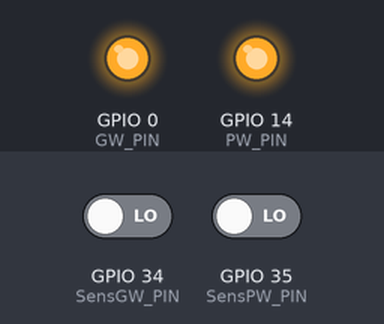
The sketch below on a simulated ESP32. On the bench: output pins drawn as LEDs (lit = HIGH). The inputs (shaded band) are chosen by the test bench; at power-on: GPIO 35 (SensPW_PIN) LOW, GPIO 34 (SensGW_PIN) LOW.

Above: at 1.2 s.
1.3 s: GPIO 35 (SensPW_PIN) driven HIGH
At 1.75 s:
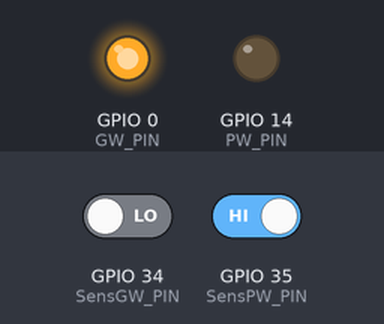
At 2.6 s:
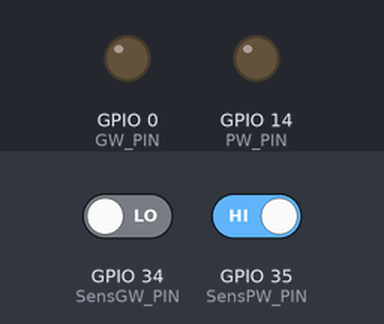
Timing chart, 0 to 4.3 s (numbered marks = the images above; inputs shaded):
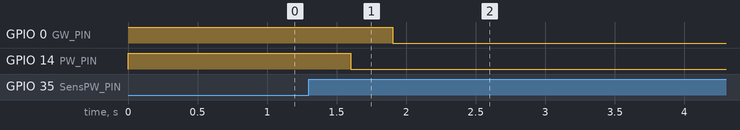

The sketch:

xkc-y25-t12v___.ino
```cpp
//Pащита от дребезга контактов, например при волнах, когда работает насос.
// Текущее состояние сенсора
bool SensGW = false;
// Время начала смены
unsigned long SensorStartChangeGW = 0;
// Защитный интервал между сменами состояния
unsigned long TIMEOUTGW = 300;
// Текущее время
unsigned long CurrentTimeGW = 0;
#define GW_PIN 0
#define SensGW_PIN 34

//Pащита от дребезга контактов, например при волнах, когда работает насос.
// Текущее состояние сенсора
bool SensPW = false;
// Время начала смены
unsigned long SensorStartChangePW = 0;
// Защитный интервал между сменами состояния
unsigned long TIMEOUTPW = 300;
// Текущее время
unsigned long CurrentTimePW = 0;
#define PW_PIN 14
#define SensPW_PIN 35


void setup() {
  // Светодиод это выход
  pinMode(GW_PIN, OUTPUT);
  // Вначале не светим
  digitalWrite(GW_PIN, HIGH);
  // Сенсор это вход
  pinMode(SensGW_PIN, INPUT);

   // Светодиод это выход
  pinMode(PW_PIN, OUTPUT);
  // Вначале не светим
  digitalWrite(PW_PIN, HIGH);
  // Сенсор это вход
  pinMode(SensPW_PIN, INPUT);
}

void loop() {
Serial.begin(115200);
  // Устанавливаем текущее время
  CurrentTimeGW = millis();
  // считываем сенсор
  boolean CurrentStateGW = digitalRead(SensGW_PIN);
  // если текущее состояние сенсора отличается считанного
  if (CurrentStateGW != SensGW) {
    // если отсчет таймера смены состояния не начат, начинаем
    if (SensorStartChangeGW == 0) SensorStartChangeGW = CurrentTimeGW;
    // если новое состояние приняло свое значение за время большее чем время таймаута
    if (CurrentTimeGW - SensorStartChangeGW > TIMEOUTGW) {
        // меняем состояние сенсора
        SensGW=!SensGW;
        // сбрасываем время начала смены состояния
        SensorStartChangeGW = 0;
        // если текущее состояние сенсора 1, то включаем светодиод
        if(SensGW){
          digitalWrite(GW_PIN, HIGH);
        // если текущее состояние сенсора 0, то выключаем светодиод
        }else{
          digitalWrite(GW_PIN, LOW);
        }
    }
  // смена состояния не состоялась, сбрасываем таймер
  }else{
    SensorStartChangeGW = 0;
  };


 // Устанавливаем текущее время
  CurrentTimePW = millis();
  // считываем сенсор
  boolean CurrentStatePW = digitalRead(SensPW_PIN);
  // если текущее состояние сенсора отличается считанного
  if (CurrentStatePW != SensPW) {
    // если отсчет таймера смены состояния не начат, начинаем
    if (SensorStartChangePW == 0) SensorStartChangePW = CurrentTimePW;
    // если новое состояние приняло свое значение за время большее чем время таймаута
    if (CurrentTimePW - SensorStartChangePW > TIMEOUTPW) {
        // меняем состояние сенсора
        SensGW=!SensPW;
        // сбрасываем время начала смены состояния
        SensorStartChangePW = 0;
        // если текущее состояние сенсора 1, то включаем светодиод
        if(SensPW){
          digitalWrite(PW_PIN, HIGH);
        // если текущее состояние сенсора 0, то выключаем светодиод
        }else{
          digitalWrite(PW_PIN, LOW);
        }
    }
  // смена состояния не состоялась, сбрасываем таймер
  }else{
    SensorStartChangeGW = 0;
  };
}
```

q.ino
```cpp
// //Pащита от дребезга контактов, например при волнах, когда работает насос.

// // Текущее состояние сенсора
// bool SensorState = false;
// // Время начала смены
// unsigned long SensorStartChange = 0;
// // Защитный интервал между сменами состояния
// unsigned long TIMEOUT = 3000;
// // Текущее время
// unsigned long CurrentTime = 0;
// #define LED_PIN 13
// #define SENS_PIN 3


// void setup() {
//   // Светодиод это выход
//   pinMode(LED_PIN, OUTPUT);
//   // Вначале не светим
//   digitalWrite(LED_PIN, LOW);
//   // Сенсор это вход
//   pinMode(SENS_PIN, INPUT);
// }

// void loop() {
//   // Устанавливаем текущее время
//   CurrentTime = millis();
//   // считываем сенсор
//   boolean CurrentState = digitalRead(SENS_PIN);
//   // если текущее состояние сенсора отличается считанного
//   if (CurrentState != SensorState) {
//     // если отсчет таймера смены состояния не начат, начинаем
//     if (SensorStartChange == 0) SensorStartChange = CurrentTime;
//     // если новое состояние приняло свое значение за время большее чем время таймаута
//     if (CurrentTime - SensorStartChange > TIMEOUT) {
//         // меняем состояние сенсора
//         SensorState=!SensorState;
//         // сбрасываем время начала смены состояния
//         SensorStartChange = 0;
//         // если текущее состояние сенсора 1, то включаем светодиод
//         if(SensorState){
//           digitalWrite(LED_PIN, HIGH);
//         // если текущее состояние сенсора 0, то выключаем светодиод
//         }else{
//           digitalWrite(LED_PIN, LOW);
//         }
//     }
//   // смена состояния не состоялась, сбрасываем таймер
//   }else{
//     SensorStartChange = 0;
//   }
// }
```

Measured:
- after the input at 1.3 s, GPIO 0 (GW_PIN): HIGH → LOW after 0.60 s; GPIO 14 (PW_PIN): HIGH → LOW after 0.30 s
